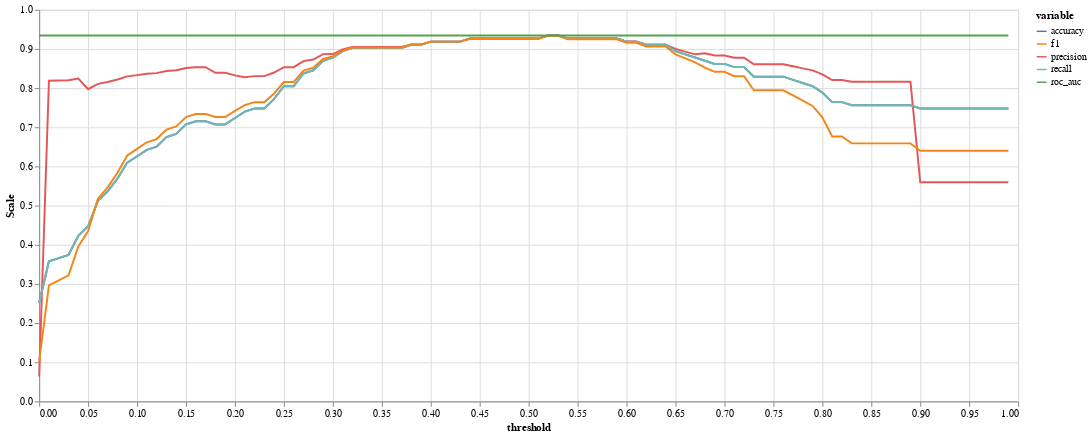

Source (notebook cell):
### Code cell
alt.Chart(acc_df).mark_line().transform_fold(
    fold=['accuracy', 'precision', "recall", "f1", "roc_auc"], 
    as_=['variable', 'Scale']
).encode(
    x='threshold',
    y='Scale:Q',
    color='variable:N'
).properties(
    width=1000,
    height=400
)

### Figure 1 — Vega-Lite specification as saved in the notebook (floating-point values rounded to 4 significant figures)
{"config": {"view": {"continuousWidth": 300, "continuousHeight": 300}}, "data": {"name": "data-558f266e3f2dbff87677e8319976afa7"}, "mark": {"type": "line"}, "encoding": {"color": {"field": "variable", "type": "nominal"}, "x": {"field": "threshold", "type": "quantitative"}, "y": {"field": "Scale", "type": "quantitative"}}, "height": 400, "transform": [{"fold": ["accuracy", "precision", "recall", "f1", "roc_auc"], "as": ["variable", "Scale"]}], "width": 1000, "$schema": "https://vega.github.io/schema/vega-lite/v5.16.3.json", "datasets": {"data-558f266e3f2dbff87677e8319976afa7": [{"threshold": 0.0, "accuracy": 0.252, "precision": 0.06352, "recall": 0.252, "f1": 0.1015, "roc_auc": 0.9344}, {"threshold": 0.01, "accuracy": 0.3577, "precision": 0.819, "recall": 0.3577, "f1": 0.296, "roc_auc": 0.9344}, {"threshold": 0.02, "accuracy": 0.3659, "precision": 0.8196, "recall": 0.3659, "f1": 0.3092, "roc_auc": 0.9344}, {"threshold": 0.03, "accuracy": 0.374, "precision": 0.8203, "recall": 0.374, "f1": 0.3221, "roc_auc": 0.9344}, {"threshold": 0.04, "accuracy": 0.4228, "precision": 0.8246, "recall": 0.4228, "f1": 0.3955, "roc_auc": 0.9344}, {"threshold": 0.05, "accuracy": 0.4472, "precision": 0.7971, "recall": 0.4472, "f1": 0.4351, "roc_auc": 0.9344}, {"threshold": 0.06, "accuracy": 0.5122, "precision": 0.8109, "recall": 0.5122, "f1": 0.5178, "roc_auc": 0.9344}, {"threshold": 0.07, "accuracy": 0.5366, "precision": 0.8157, "recall": 0.5366, "f1": 0.5467, "roc_auc": 0.9344}, {"threshold": 0.08, "accuracy": 0.5691, "precision": 0.8219, "recall": 0.5691, "f1": 0.5837, "roc_auc": 0.9344}, {"threshold": 0.09, "accuracy": 0.6098, "precision": 0.8299, "recall": 0.6098, "f1": 0.6278, "roc_auc": 0.9344}, {"threshold": 0.1, "accuracy": 0.626, "precision": 0.8332, "recall": 0.626, "f1": 0.6449, "roc_auc": 0.9344}, {"threshold": 0.11, "accuracy": 0.6423, "precision": 0.8366, "recall": 0.6423, "f1": 0.6616, "roc_auc": 0.9344}, {"threshold": 0.12, "accuracy": 0.6504, "precision": 0.8383, "recall": 0.6504, "f1": 0.6699, "roc_auc": 0.9344}, {"threshold": 0.13, "accuracy": 0.6748, "precision": 0.8437, "recall": 0.6748, "f1": 0.6943, "roc_auc": 0.9344}, {"threshold": 0.14, "accuracy": 0.6829, "precision": 0.8456, "recall": 0.6829, "f1": 0.7023, "roc_auc": 0.9344}, {"threshold": 0.15, "accuracy": 0.7073, "precision": 0.8514, "recall": 0.7073, "f1": 0.726, "roc_auc": 0.9344}, {"threshold": 0.16, "accuracy": 0.7154, "precision": 0.8534, "recall": 0.7154, "f1": 0.7338, "roc_auc": 0.9344}, {"threshold": 0.17, "accuracy": 0.7154, "precision": 0.8534, "recall": 0.7154, "f1": 0.7338, "roc_auc": 0.9344}, {"threshold": 0.18, "accuracy": 0.7073, "precision": 0.8391, "recall": 0.7073, "f1": 0.7263, "roc_auc": 0.9344}, {"threshold": 0.19, "accuracy": 0.7073, "precision": 0.8391, "recall": 0.7073, "f1": 0.7263, "roc_auc": 0.9344}, {"threshold": 0.2, "accuracy": 0.7236, "precision": 0.8325, "recall": 0.7236, "f1": 0.7418, "roc_auc": 0.9344}, {"threshold": 0.21, "accuracy": 0.7398, "precision": 0.8277, "recall": 0.7398, "f1": 0.7566, "roc_auc": 0.9344}, {"threshold": 0.22, "accuracy": 0.748, "precision": 0.8306, "recall": 0.748, "f1": 0.7641, "roc_auc": 0.9344}, {"threshold": 0.23, "accuracy": 0.748, "precision": 0.8306, "recall": 0.748, "f1": 0.7641, "roc_auc": 0.9344}, {"threshold": 0.24, "accuracy": 0.7724, "precision": 0.8398, "recall": 0.7724, "f1": 0.7862, "roc_auc": 0.9344}, {"threshold": 0.25, "accuracy": 0.8049, "precision": 0.8534, "recall": 0.8049, "f1": 0.8156, "roc_auc": 0.9344}, {"threshold": 0.26, "accuracy": 0.8049, "precision": 0.8534, "recall": 0.8049, "f1": 0.8156, "roc_auc": 0.9344}, {"threshold": 0.27, "accuracy": 0.8374, "precision": 0.8688, "recall": 0.8374, "f1": 0.8449, "roc_auc": 0.9344}, {"threshold": 0.28, "accuracy": 0.8455, "precision": 0.8731, "recall": 0.8455, "f1": 0.8523, "roc_auc": 0.9344}, {"threshold": 0.29, "accuracy": 0.8699, "precision": 0.8868, "recall": 0.8699, "f1": 0.8744, "roc_auc": 0.9344}, {"threshold": 0.3, "accuracy": 0.878, "precision": 0.887, "recall": 0.878, "f1": 0.8809, "roc_auc": 0.9344}, {"threshold": 0.31, "accuracy": 0.8943, "precision": 0.8987, "recall": 0.8943, "f1": 0.8959, "roc_auc": 0.9344}, {"threshold": 0.32, "accuracy": 0.9024, "precision": 0.905, "recall": 0.9024, "f1": 0.9034, "roc_auc": 0.9344}, {"threshold": 0.33, "accuracy": 0.9024, "precision": 0.905, "recall": 0.9024, "f1": 0.9034, "roc_auc": 0.9344}, {"threshold": 0.34, "accuracy": 0.9024, "precision": 0.905, "recall": 0.9024, "f1": 0.9034, "roc_auc": 0.9344}, {"threshold": 0.35, "accuracy": 0.9024, "precision": 0.905, "recall": 0.9024, "f1": 0.9034, "roc_auc": 0.9344}, {"threshold": 0.36, "accuracy": 0.9024, "precision": 0.905, "recall": 0.9024, "f1": 0.9034, "roc_auc": 0.9344}, {"threshold": 0.37, "accuracy": 0.9024, "precision": 0.905, "recall": 0.9024, "f1": 0.9034, "roc_auc": 0.9344}, {"threshold": 0.38, "accuracy": 0.9106, "precision": 0.9116, "recall": 0.9106, "f1": 0.911, "roc_auc": 0.9344}, {"threshold": 0.39, "accuracy": 0.9106, "precision": 0.9116, "recall": 0.9106, "f1": 0.911, "roc_auc": 0.9344}, {"threshold": 0.4, "accuracy": 0.9187, "precision": 0.9187, "recall": 0.9187, "f1": 0.9187, "roc_auc": 0.9344}, {"threshold": 0.41, "accuracy": 0.9187, "precision": 0.9187, "recall": 0.9187, "f1": 0.9187, "roc_auc": 0.9344}, {"threshold": 0.42, "accuracy": 0.9187, "precision": 0.9187, "recall": 0.9187, "f1": 0.9187, "roc_auc": 0.9344}, {"threshold": 0.43, "accuracy": 0.9187, "precision": 0.9187, "recall": 0.9187, "f1": 0.9187, "roc_auc": 0.9344}, {"threshold": 0.44, "accuracy": 0.9268, "precision": 0.9262, "recall": 0.9268, "f1": 0.9264, "roc_auc": 0.9344}, {"threshold": 0.45, "accuracy": 0.9268, "precision": 0.9262, "recall": 0.9268, "f1": 0.9264, "roc_auc": 0.9344}, {"threshold": 0.46, "accuracy": 0.9268, "precision": 0.9262, "recall": 0.9268, "f1": 0.9264, "roc_auc": 0.9344}, {"threshold": 0.47, "accuracy": 0.9268, "precision": 0.9262, "recall": 0.9268, "f1": 0.9264, "roc_auc": 0.9344}, {"threshold": 0.48, "accuracy": 0.9268, "precision": 0.9262, "recall": 0.9268, "f1": 0.9264, "roc_auc": 0.9344}, {"threshold": 0.49, "accuracy": 0.9268, "precision": 0.9262, "recall": 0.9268, "f1": 0.9264, "roc_auc": 0.9344}, {"threshold": 0.5, "accuracy": 0.9268, "precision": 0.9262, "recall": 0.9268, "f1": 0.9264, "roc_auc": 0.9344}, {"threshold": 0.51, "accuracy": 0.9268, "precision": 0.9262, "recall": 0.9268, "f1": 0.9264, "roc_auc": 0.9344}, {"threshold": 0.52, "accuracy": 0.935, "precision": 0.9341, "recall": 0.935, "f1": 0.9342, "roc_auc": 0.9344}, {"threshold": 0.53, "accuracy": 0.935, "precision": 0.9346, "recall": 0.935, "f1": 0.9334, "roc_auc": 0.9344}, {"threshold": 0.54, "accuracy": 0.9268, "precision": 0.9266, "recall": 0.9268, "f1": 0.9246, "roc_auc": 0.9344}, {"threshold": 0.55, "accuracy": 0.9268, "precision": 0.9266, "recall": 0.9268, "f1": 0.9246, "roc_auc": 0.9344}, {"threshold": 0.56, "accuracy": 0.9268, "precision": 0.9266, "recall": 0.9268, "f1": 0.9246, "roc_auc": 0.9344}, {"threshold": 0.57, "accuracy": 0.9268, "precision": 0.9266, "recall": 0.9268, "f1": 0.9246, "roc_auc": 0.9344}, {"threshold": 0.58, "accuracy": 0.9268, "precision": 0.9266, "recall": 0.9268, "f1": 0.9246, "roc_auc": 0.9344}, {"threshold": 0.59, "accuracy": 0.9268, "precision": 0.9266, "recall": 0.9268, "f1": 0.9246, "roc_auc": 0.9344}, {"threshold": 0.6, "accuracy": 0.9187, "precision": 0.9188, "recall": 0.9187, "f1": 0.9156, "roc_auc": 0.9344}, {"threshold": 0.61, "accuracy": 0.9187, "precision": 0.9188, "recall": 0.9187, "f1": 0.9156, "roc_auc": 0.9344}, {"threshold": 0.62, "accuracy": 0.9106, "precision": 0.911, "recall": 0.9106, "f1": 0.9065, "roc_auc": 0.9344}, {"threshold": 0.63, "accuracy": 0.9106, "precision": 0.911, "recall": 0.9106, "f1": 0.9065, "roc_auc": 0.9344}, {"threshold": 0.64, "accuracy": 0.9106, "precision": 0.911, "recall": 0.9106, "f1": 0.9065, "roc_auc": 0.9344}, {"threshold": 0.65, "accuracy": 0.8943, "precision": 0.9003, "recall": 0.8943, "f1": 0.8859, "roc_auc": 0.9344}, {"threshold": 0.66, "accuracy": 0.8862, "precision": 0.8932, "recall": 0.8862, "f1": 0.876, "roc_auc": 0.9344}, {"threshold": 0.67, "accuracy": 0.878, "precision": 0.8863, "recall": 0.878, "f1": 0.8659, "roc_auc": 0.9344}, {"threshold": 0.68, "accuracy": 0.8699, "precision": 0.8892, "recall": 0.8699, "f1": 0.8525, "roc_auc": 0.9344}, {"threshold": 0.69, "accuracy": 0.8618, "precision": 0.8833, "recall": 0.8618, "f1": 0.8415, "roc_auc": 0.9344}, {"threshold": 0.7, "accuracy": 0.8618, "precision": 0.8833, "recall": 0.8618, "f1": 0.8415, "roc_auc": 0.9344}, {"threshold": 0.71, "accuracy": 0.8537, "precision": 0.8776, "recall": 0.8537, "f1": 0.8302, "roc_auc": 0.9344}, {"threshold": 0.72, "accuracy": 0.8537, "precision": 0.8776, "recall": 0.8537, "f1": 0.8302, "roc_auc": 0.9344}, {"threshold": 0.73, "accuracy": 0.8293, "precision": 0.861, "recall": 0.8293, "f1": 0.7943, "roc_auc": 0.9344}, {"threshold": 0.74, "accuracy": 0.8293, "precision": 0.861, "recall": 0.8293, "f1": 0.7943, "roc_auc": 0.9344}, {"threshold": 0.75, "accuracy": 0.8293, "precision": 0.861, "recall": 0.8293, "f1": 0.7943, "roc_auc": 0.9344}, {"threshold": 0.76, "accuracy": 0.8293, "precision": 0.861, "recall": 0.8293, "f1": 0.7943, "roc_auc": 0.9344}, {"threshold": 0.77, "accuracy": 0.8211, "precision": 0.8557, "recall": 0.8211, "f1": 0.7815, "roc_auc": 0.9344}, {"threshold": 0.78, "accuracy": 0.813, "precision": 0.8504, "recall": 0.813, "f1": 0.7683, "roc_auc": 0.9344}, {"threshold": 0.79, "accuracy": 0.8049, "precision": 0.8452, "recall": 0.8049, "f1": 0.7545, "roc_auc": 0.9344}, {"threshold": 0.8, "accuracy": 0.7886, "precision": 0.8352, "recall": 0.7886, "f1": 0.7254, "roc_auc": 0.9344}, {"threshold": 0.81, "accuracy": 0.7642, "precision": 0.8207, "recall": 0.7642, "f1": 0.6767, "roc_auc": 0.9344}, {"threshold": 0.82, "accuracy": 0.7642, "precision": 0.8207, "recall": 0.7642, "f1": 0.6767, "roc_auc": 0.9344}, {"threshold": 0.83, "accuracy": 0.7561, "precision": 0.8161, "recall": 0.7561, "f1": 0.6589, "roc_auc": 0.9344}, {"threshold": 0.84, "accuracy": 0.7561, "precision": 0.8161, "recall": 0.7561, "f1": 0.6589, "roc_auc": 0.9344}, {"threshold": 0.85, "accuracy": 0.7561, "precision": 0.8161, "recall": 0.7561, "f1": 0.6589, "roc_auc": 0.9344}, {"threshold": 0.86, "accuracy": 0.7561, "precision": 0.8161, "recall": 0.7561, "f1": 0.6589, "roc_auc": 0.9344}, {"threshold": 0.87, "accuracy": 0.7561, "precision": 0.8161, "recall": 0.7561, "f1": 0.6589, "roc_auc": 0.9344}, {"threshold": 0.88, "accuracy": 0.7561, "precision": 0.8161, "recall": 0.7561, "f1": 0.6589, "roc_auc": 0.9344}, {"threshold": 0.89, "accuracy": 0.7561, "precision": 0.8161, "recall": 0.7561, "f1": 0.6589, "roc_auc": 0.9344}, {"threshold": 0.9, "accuracy": 0.748, "precision": 0.5595, "recall": 0.748, "f1": 0.6401, "roc_auc": 0.9344}, {"threshold": 0.91, "accuracy": 0.748, "precision": 0.5595, "recall": 0.748, "f1": 0.6401, "roc_auc": 0.9344}, {"threshold": 0.92, "accuracy": 0.748, "precision": 0.5595, "recall": 0.748, "f1": 0.6401, "roc_auc": 0.9344}, {"threshold": 0.93, "accuracy": 0.748, "precision": 0.5595, "recall": 0.748, "f1": 0.6401, "roc_auc": 0.9344}, {"threshold": 0.94, "accuracy": 0.748, "precision": 0.5595, "recall": 0.748, "f1": 0.6401, "roc_auc": 0.9344}, {"threshold": 0.95, "accuracy": 0.748, "precision": 0.5595, "recall": 0.748, "f1": 0.6401, "roc_auc": 0.9344}, {"threshold": 0.96, "accuracy": 0.748, "precision": 0.5595, "recall": 0.748, "f1": 0.6401, "roc_auc": 0.9344}, {"threshold": 0.97, "accuracy": 0.748, "precision": 0.5595, "recall": 0.748, "f1": 0.6401, "roc_auc": 0.9344}, {"threshold": 0.98, "accuracy": 0.748, "precision": 0.5595, "recall": 0.748, "f1": 0.6401, "roc_auc": 0.9344}, {"threshold": 0.99, "accuracy": 0.748, "precision": 0.5595, "recall": 0.748, "f1": 0.6401, "roc_auc": 0.9344}]}}
